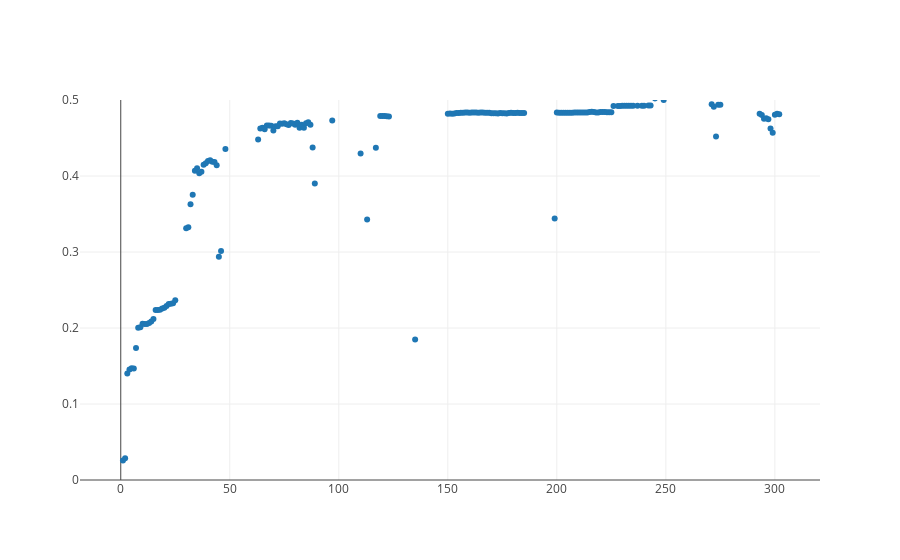

The code cell stored with this chart in its notebook:
### Code cell
trace = trace_values(x_values, y_values)
plot([trace], {'yaxis': {'range': [0, .5]}})

### Figure 1 — Plotly figure (JSON) as saved in the notebook; plotly's stock layout.template omitted (floating-point values rounded to 4 significant figures; data arrays with more than 128 entries replaced by an {"elided": "..."} marker saying what was removed)
{"data": [{"mode": "markers", "name": "data", "text": [], "type": "scatter", "uid": "64d9ace8-2c4d-4b92-a98e-e202962d3ac3", "x": {"elided": "303 int values"}, "y": {"elided": "303 float values"}}], "layout": {"autosize": true, "xaxis": {"autorange": true, "range": [-18.27, 320.3], "type": "linear"}, "yaxis": {"range": [0, 0.5], "type": "linear"}}}
